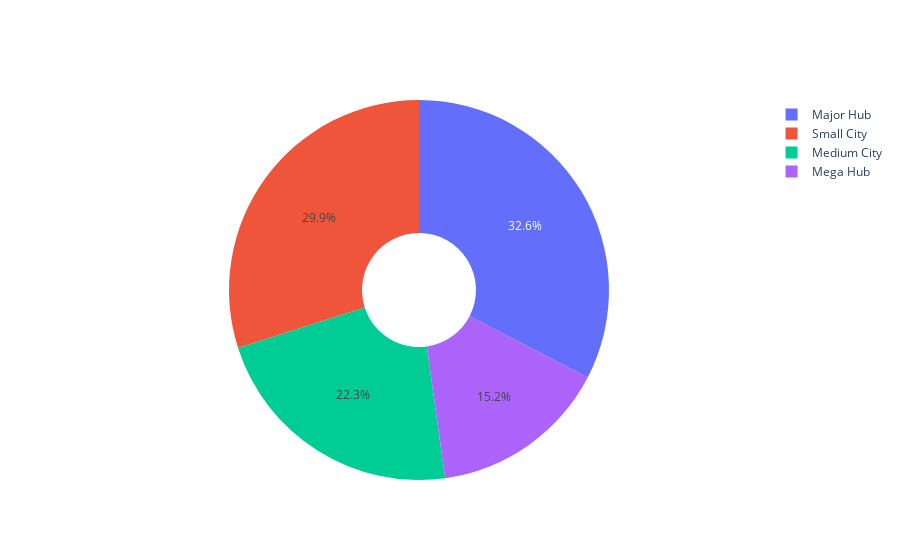

This figure's notebook cell:
### Code cell
labels = df['city_group'].unique().tolist()
values = df['city_group'].value_counts().tolist()

# Use `hole` to create a donut-like pie chart
fig = go.Figure(data=[go.Pie(labels=labels, values=values, hole=.3)])
fig.show()

### Figure 1 — Plotly figure (JSON) as saved in the notebook; plotly's stock layout.template omitted (floating-point values rounded to 4 significant figures)
{"data": [{"hole": 0.3, "labels": ["Major Hub", "Small City", "Medium City", "Mega Hub"], "type": "pie", "values": [18814, 17268, 12843, 8762]}], "layout": {}}
